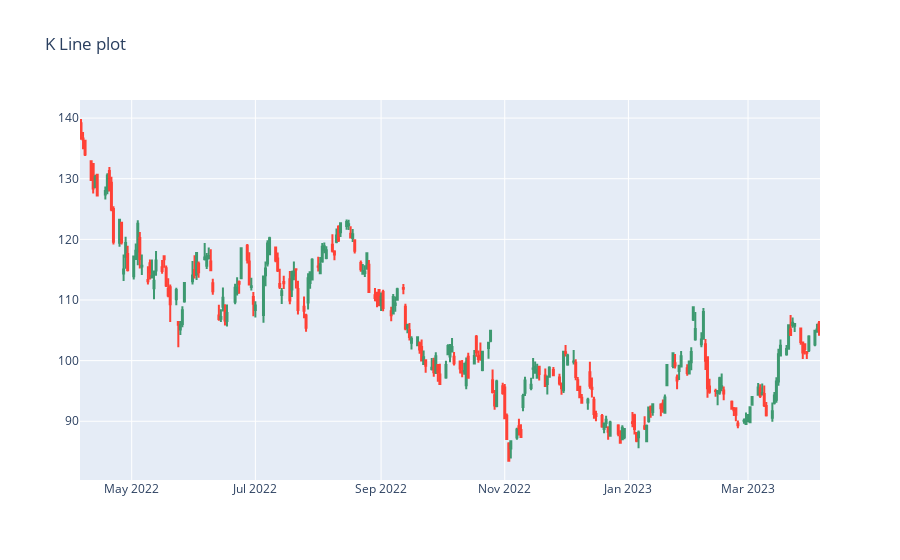

The notebook cell this image was saved under:
### Code cell
figure = go.Figure(data=[go.Candlestick(x=data["Date"],
                                        open=data["Open"], 
                                        high=data["High"],
                                        low=data["Low"], 
                                        close=data["Close"])]
                  )
figure.update_layout(title = "K Line plot", xaxis_rangeslider_visible=False)
figure.show()

### Figure 1 — Plotly figure (JSON) as saved in the notebook; plotly's stock layout.template omitted (floating-point values rounded to 4 significant figures; data arrays with more than 128 entries replaced by an {"elided": "..."} marker saying what was removed)
{"data": [{"close": {"elided": "251 float values"}, "high": {"elided": "251 float values"}, "low": {"elided": "251 float values"}, "open": {"elided": "251 float values"}, "type": "candlestick", "x": {"elided": "251 str values"}}], "layout": {"title": {"text": "K Line plot"}, "xaxis": {"rangeslider": {"visible": false}}}}
